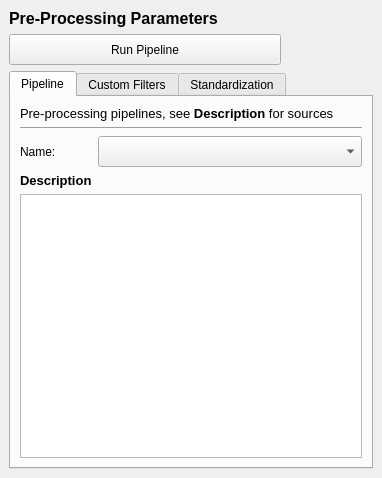
<?xml version="1.0" encoding="UTF-8"?>
<ui version="4.0">
 <class>DockWidgetProcessingInputs</class>
 <widget class="QDockWidget" name="DockWidgetProcessingInputs">
  <property name="geometry">
   <rect>
    <x>0</x>
    <y>0</y>
    <width>382</width>
    <height>478</height>
   </rect>
  </property>
  <property name="floating">
   <bool>false</bool>
  </property>
  <property name="windowTitle">
   <string>Signal Pre-Processing</string>
  </property>
  <widget class="QWidget" name="dockWidgetContents">
   <layout class="QGridLayout" name="gridLayout">
    <item row="2" column="0" colspan="4">
     <widget class="QScrollArea" name="scrollArea">
      <property name="frameShape">
       <enum>QFrame::Shape::NoFrame</enum>
      </property>
      <property name="widgetResizable">
       <bool>true</bool>
      </property>
      <widget class="QWidget" name="scrollAreaWidgetContents">
       <property name="geometry">
        <rect>
         <x>0</x>
         <y>0</y>
         <width>364</width>
         <height>372</height>
        </rect>
       </property>
       <layout class="QVBoxLayout" name="verticalLayout">
        <property name="leftMargin">
         <number>0</number>
        </property>
        <property name="topMargin">
         <number>0</number>
        </property>
        <property name="rightMargin">
         <number>0</number>
        </property>
        <property name="bottomMargin">
         <number>0</number>
        </property>
        <item>
         <widget class="QTabWidget" name="tab_widget_processing_inputs">
          <property name="sizePolicy">
           <sizepolicy hsizetype="Expanding" vsizetype="Preferred">
            <horstretch>0</horstretch>
            <verstretch>0</verstretch>
           </sizepolicy>
          </property>
          <property name="currentIndex">
           <number>0</number>
          </property>
          <widget class="QWidget" name="tab_processing_pipeline">
           <attribute name="title">
            <string>Pipeline</string>
           </attribute>
           <layout class="QGridLayout" name="gridLayout_3">
            <item row="7" column="0" colspan="2">
             <widget class="QTextBrowser" name="text_browser_pipeline_info"/>
            </item>
            <item row="2" column="0" colspan="2">
             <widget class="Line" name="line">
              <property name="orientation">
               <enum>Qt::Orientation::Horizontal</enum>
              </property>
             </widget>
            </item>
            <item row="4" column="0">
             <widget class="QLabel" name="label_5">
              <property name="sizePolicy">
               <sizepolicy hsizetype="Fixed" vsizetype="Preferred">
                <horstretch>0</horstretch>
                <verstretch>0</verstretch>
               </sizepolicy>
              </property>
              <property name="text">
               <string>Name:</string>
              </property>
             </widget>
            </item>
            <item row="1" column="0" colspan="2">
             <widget class="QLabel" name="label_3">
              <property name="text">
               <string>&lt;html&gt;&lt;head/&gt;&lt;body&gt;&lt;p&gt;&lt;span style=&quot; font-size:10pt;&quot;&gt;Pre-processing pipelines, see &lt;/span&gt;&lt;span style=&quot; font-size:10pt; font-weight:700;&quot;&gt;Description&lt;/span&gt;&lt;span style=&quot; font-size:10pt;&quot;&gt; for sources&lt;/span&gt;&lt;/p&gt;&lt;/body&gt;&lt;/html&gt;</string>
              </property>
              <property name="scaledContents">
               <bool>false</bool>
              </property>
              <property name="alignment">
               <set>Qt::AlignmentFlag::AlignLeading|Qt::AlignmentFlag::AlignLeft|Qt::AlignmentFlag::AlignTop</set>
              </property>
              <property name="wordWrap">
               <bool>true</bool>
              </property>
             </widget>
            </item>
            <item row="4" column="1">
             <widget class="QEnumComboBox" name="enum_combo_pipeline">
              <property name="sizePolicy">
               <sizepolicy hsizetype="Preferred" vsizetype="Preferred">
                <horstretch>0</horstretch>
                <verstretch>0</verstretch>
               </sizepolicy>
              </property>
              <property name="minimumSize">
               <size>
                <width>0</width>
                <height>31</height>
               </size>
              </property>
             </widget>
            </item>
            <item row="6" column="0">
             <widget class="QLabel" name="label_2">
              <property name="text">
               <string>&lt;html&gt;&lt;head/&gt;&lt;body&gt;&lt;p&gt;&lt;span style=&quot; font-size:10pt; font-weight:700;&quot;&gt;Description&lt;/span&gt;&lt;/p&gt;&lt;/body&gt;&lt;/html&gt;</string>
              </property>
             </widget>
            </item>
           </layout>
          </widget>
          <widget class="QWidget" name="tab_processing_filter">
           <attribute name="title">
            <string>Custom Filters</string>
           </attribute>
           <layout class="QGridLayout" name="gridLayout_4">
            <item row="4" column="0" colspan="2" alignment="Qt::AlignmentFlag::AlignTop">
             <widget class="QGroupBox" name="grp_box_filter_parameters">
              <property name="title">
               <string> Method Parameters </string>
              </property>
              <property name="alignment">
               <set>Qt::AlignmentFlag::AlignCenter</set>
              </property>
              <property name="flat">
               <bool>true</bool>
              </property>
              <layout class="QVBoxLayout" name="v_layout_grp_box_filter_parameters">
               <item>
                <widget class="QLabel" name="label_9">
                 <property name="sizePolicy">
                  <sizepolicy hsizetype="Preferred" vsizetype="Fixed">
                   <horstretch>0</horstretch>
                   <verstretch>0</verstretch>
                  </sizepolicy>
                 </property>
                 <property name="text">
                  <string>Filter Type:</string>
                 </property>
                </widget>
               </item>
               <item>
                <widget class="QEnumComboBox" name="enum_combo_filter_type">
                 <property name="sizePolicy">
                  <sizepolicy hsizetype="Preferred" vsizetype="Fixed">
                   <horstretch>0</horstretch>
                   <verstretch>0</verstretch>
                  </sizepolicy>
                 </property>
                 <property name="minimumSize">
                  <size>
                   <width>0</width>
                   <height>31</height>
                  </size>
                 </property>
                </widget>
               </item>
               <item>
                <widget class="QLabel" name="label_10">
                 <property name="sizePolicy">
                  <sizepolicy hsizetype="Preferred" vsizetype="Fixed">
                   <horstretch>0</horstretch>
                   <verstretch>0</verstretch>
                  </sizepolicy>
                 </property>
                 <property name="text">
                  <string>Filter Order</string>
                 </property>
                </widget>
               </item>
               <item>
                <widget class="QSpinBox" name="spin_box_filter_order">
                 <property name="sizePolicy">
                  <sizepolicy hsizetype="Minimum" vsizetype="Fixed">
                   <horstretch>0</horstretch>
                   <verstretch>0</verstretch>
                  </sizepolicy>
                 </property>
                 <property name="minimumSize">
                  <size>
                   <width>0</width>
                   <height>31</height>
                  </size>
                 </property>
                 <property name="frame">
                  <bool>false</bool>
                 </property>
                </widget>
               </item>
              </layout>
             </widget>
            </item>
            <item row="3" column="0">
             <widget class="QLabel" name="label_6">
              <property name="sizePolicy">
               <sizepolicy hsizetype="Fixed" vsizetype="Preferred">
                <horstretch>0</horstretch>
                <verstretch>0</verstretch>
               </sizepolicy>
              </property>
              <property name="text">
               <string>Filter Method:</string>
              </property>
             </widget>
            </item>
            <item row="3" column="1">
             <widget class="QEnumComboBox" name="enum_combo_filter_method">
              <property name="minimumSize">
               <size>
                <width>0</width>
                <height>31</height>
               </size>
              </property>
             </widget>
            </item>
            <item row="1" column="0" colspan="2">
             <widget class="Line" name="line_2">
              <property name="orientation">
               <enum>Qt::Orientation::Horizontal</enum>
              </property>
             </widget>
            </item>
            <item row="0" column="0" colspan="2">
             <widget class="QLabel" name="label_4">
              <property name="sizePolicy">
               <sizepolicy hsizetype="Preferred" vsizetype="Fixed">
                <horstretch>0</horstretch>
                <verstretch>0</verstretch>
               </sizepolicy>
              </property>
              <property name="text">
               <string>&lt;html&gt;&lt;head/&gt;&lt;body&gt;&lt;p&gt;&lt;span style=&quot; font-size:10pt;&quot;&gt;Apply a filter to the active section&lt;/span&gt;&lt;/p&gt;&lt;/body&gt;&lt;/html&gt;</string>
              </property>
              <property name="alignment">
               <set>Qt::AlignmentFlag::AlignLeading|Qt::AlignmentFlag::AlignLeft|Qt::AlignmentFlag::AlignTop</set>
              </property>
              <property name="wordWrap">
               <bool>false</bool>
              </property>
             </widget>
            </item>
           </layout>
          </widget>
          <widget class="QWidget" name="tab_processing_standardize">
           <attribute name="title">
            <string>Standardization</string>
           </attribute>
           <layout class="QGridLayout" name="gridLayout_5">
            <item row="1" column="0" colspan="2">
             <widget class="Line" name="line_3">
              <property name="orientation">
               <enum>Qt::Orientation::Horizontal</enum>
              </property>
             </widget>
            </item>
            <item row="4" column="0" colspan="2">
             <widget class="QTextBrowser" name="text_browser_standardize_info">
              <property name="html">
               <string>&lt;!DOCTYPE HTML PUBLIC &quot;-//W3C//DTD HTML 4.0//EN&quot; &quot;http://www.w3.org/TR/REC-html40/strict.dtd&quot;&gt;
&lt;html&gt;&lt;head&gt;&lt;meta name=&quot;qrichtext&quot; content=&quot;1&quot; /&gt;&lt;meta charset=&quot;utf-8&quot; /&gt;&lt;style type=&quot;text/css&quot;&gt;
p, li { white-space: pre-wrap; }
hr { height: 1px; border-width: 0; }
li.unchecked::marker { content: &quot;\2610&quot;; }
li.checked::marker { content: &quot;\2612&quot;; }
&lt;/style&gt;&lt;/head&gt;&lt;body style=&quot; font-family:'Segoe UI'; font-size:9pt; font-weight:400; font-style:normal;&quot;&gt;
&lt;p style=&quot; margin-top:0px; margin-bottom:0px; margin-left:0px; margin-right:0px; -qt-block-indent:0; text-indent:0px;&quot;&gt;Performs a standardization of data (Z-scoring), i.e., centering and scaling, so that the data is expressed in terms of standard deviation (i.e., mean = 0, SD = 1) or Median Absolute Deviance (median = 0, MAD = 1). The latter is more robust to outliers.&lt;/p&gt;
&lt;p style=&quot; margin-top:0px; margin-bottom:0px; margin-left:0px; margin-right:0px; -qt-block-indent:0; text-indent:0px;&quot;&gt;The rolling version of this standardization is available only for the standard deviation approach, since calculating rolling median's for signals with over 100k samples will take way too long.&lt;/p&gt;&lt;/body&gt;&lt;/html&gt;</string>
              </property>
             </widget>
            </item>
            <item row="0" column="0" colspan="2">
             <widget class="QLabel" name="label_7">
              <property name="text">
               <string>&lt;html&gt;&lt;head/&gt;&lt;body&gt;&lt;p&gt;&lt;span style=&quot; font-size:10pt;&quot;&gt;Standardize the current section's values via Z-Scoring&lt;/span&gt;&lt;/p&gt;&lt;/body&gt;&lt;/html&gt;</string>
              </property>
             </widget>
            </item>
            <item row="2" column="0">
             <widget class="QLabel" name="label_8">
              <property name="sizePolicy">
               <sizepolicy hsizetype="Fixed" vsizetype="Preferred">
                <horstretch>0</horstretch>
                <verstretch>0</verstretch>
               </sizepolicy>
              </property>
              <property name="text">
               <string>Standardize using:</string>
              </property>
             </widget>
            </item>
            <item row="3" column="0" colspan="2" alignment="Qt::AlignmentFlag::AlignTop">
             <widget class="QGroupBox" name="grp_box_standardize_rolling_window">
              <property name="sizePolicy">
               <sizepolicy hsizetype="Preferred" vsizetype="Maximum">
                <horstretch>0</horstretch>
                <verstretch>0</verstretch>
               </sizepolicy>
              </property>
              <property name="title">
               <string>Rolling Standardization </string>
              </property>
              <property name="flat">
               <bool>true</bool>
              </property>
              <property name="checkable">
               <bool>true</bool>
              </property>
              <property name="checked">
               <bool>false</bool>
              </property>
              <layout class="QVBoxLayout" name="v_layout_grp_box_standardize_rolling_window">
               <item>
                <widget class="QLabel" name="label_11">
                 <property name="locale">
                  <locale language="English" country="UnitedStates"/>
                 </property>
                 <property name="text">
                  <string>Window Size:</string>
                 </property>
                </widget>
               </item>
              </layout>
             </widget>
            </item>
            <item row="2" column="1">
             <widget class="QEnumComboBox" name="enum_combo_standardize_method">
              <property name="minimumSize">
               <size>
                <width>0</width>
                <height>31</height>
               </size>
              </property>
             </widget>
            </item>
           </layout>
          </widget>
         </widget>
        </item>
       </layout>
      </widget>
     </widget>
    </item>
    <item row="1" column="0" colspan="2">
     <widget class="QStackedWidget" name="stacked_apply_btns">
      <property name="sizePolicy">
       <sizepolicy hsizetype="Preferred" vsizetype="Fixed">
        <horstretch>0</horstretch>
        <verstretch>0</verstretch>
       </sizepolicy>
      </property>
      <property name="currentIndex">
       <number>0</number>
      </property>
      <widget class="QWidget" name="page_pipeline">
       <layout class="QVBoxLayout" name="verticalLayout_2">
        <property name="leftMargin">
         <number>0</number>
        </property>
        <property name="topMargin">
         <number>0</number>
        </property>
        <property name="rightMargin">
         <number>0</number>
        </property>
        <property name="bottomMargin">
         <number>0</number>
        </property>
        <item>
         <widget class="QPushButton" name="btn_run_pipeline">
          <property name="minimumSize">
           <size>
            <width>0</width>
            <height>31</height>
           </size>
          </property>
          <property name="text">
           <string>Run Pipeline</string>
          </property>
         </widget>
        </item>
       </layout>
      </widget>
      <widget class="QWidget" name="page_filter">
       <layout class="QVBoxLayout" name="verticalLayout_3">
        <property name="leftMargin">
         <number>0</number>
        </property>
        <property name="topMargin">
         <number>0</number>
        </property>
        <property name="rightMargin">
         <number>0</number>
        </property>
        <property name="bottomMargin">
         <number>0</number>
        </property>
        <item>
         <widget class="QPushButton" name="btn_apply_signal_filter">
          <property name="minimumSize">
           <size>
            <width>0</width>
            <height>31</height>
           </size>
          </property>
          <property name="text">
           <string>Apply Filter</string>
          </property>
         </widget>
        </item>
       </layout>
      </widget>
      <widget class="QWidget" name="page_standardize">
       <layout class="QVBoxLayout" name="verticalLayout_4">
        <property name="leftMargin">
         <number>0</number>
        </property>
        <property name="topMargin">
         <number>0</number>
        </property>
        <property name="rightMargin">
         <number>0</number>
        </property>
        <property name="bottomMargin">
         <number>0</number>
        </property>
        <item>
         <widget class="QPushButton" name="btn_apply_standardization">
          <property name="minimumSize">
           <size>
            <width>0</width>
            <height>31</height>
           </size>
          </property>
          <property name="text">
           <string>Apply Standardization</string>
          </property>
         </widget>
        </item>
       </layout>
      </widget>
     </widget>
    </item>
    <item row="1" column="2">
     <widget class="QPushButton" name="btn_reset_processing_inputs">
      <property name="sizePolicy">
       <sizepolicy hsizetype="Fixed" vsizetype="Fixed">
        <horstretch>0</horstretch>
        <verstretch>0</verstretch>
       </sizepolicy>
      </property>
      <property name="minimumSize">
       <size>
        <width>0</width>
        <height>31</height>
       </size>
      </property>
      <property name="toolTip">
       <string>Restore all input fields to their default values</string>
      </property>
      <property name="icon">
       <iconset resource="../resources/resources.qrc">
        <normaloff>:/icons/restore_defaults</normaloff>:/icons/restore_defaults</iconset>
      </property>
      <property name="flat">
       <bool>true</bool>
      </property>
     </widget>
    </item>
    <item row="1" column="3">
     <widget class="QPushButton" name="btn_reset_data">
      <property name="sizePolicy">
       <sizepolicy hsizetype="Fixed" vsizetype="Fixed">
        <horstretch>0</horstretch>
        <verstretch>0</verstretch>
       </sizepolicy>
      </property>
      <property name="minimumSize">
       <size>
        <width>0</width>
        <height>31</height>
       </size>
      </property>
      <property name="toolTip">
       <string>Discard currently applied processing and restore original signal values (for the current section)</string>
      </property>
      <property name="icon">
       <iconset resource="../resources/resources.qrc">
        <normaloff>:/icons/eraser</normaloff>:/icons/eraser</iconset>
      </property>
      <property name="flat">
       <bool>true</bool>
      </property>
     </widget>
    </item>
    <item row="0" column="0" colspan="4">
     <widget class="QLabel" name="label">
      <property name="sizePolicy">
       <sizepolicy hsizetype="Preferred" vsizetype="Fixed">
        <horstretch>0</horstretch>
        <verstretch>0</verstretch>
       </sizepolicy>
      </property>
      <property name="text">
       <string>&lt;html&gt;&lt;head/&gt;&lt;body&gt;&lt;p&gt;&lt;span style=&quot; font-size:12pt; font-weight:700;&quot;&gt;Pre-Processing Parameters&lt;/span&gt;&lt;/p&gt;&lt;/body&gt;&lt;/html&gt;</string>
      </property>
     </widget>
    </item>
   </layout>
  </widget>
 </widget>
 <customwidgets>
  <customwidget>
   <class>QEnumComboBox</class>
   <extends>QComboBox</extends>
   <header>superqt</header>
  </customwidget>
 </customwidgets>
 <resources>
  <include location="../resources/resources.qrc"/>
 </resources>
 <connections>
  <connection>
   <sender>tab_widget_processing_inputs</sender>
   <signal>currentChanged(int)</signal>
   <receiver>stacked_apply_btns</receiver>
   <slot>setCurrentIndex(int)</slot>
   <hints>
    <hint type="sourcelabel">
     <x>54</x>
     <y>91</y>
    </hint>
    <hint type="destinationlabel">
     <x>95</x>
     <y>608</y>
    </hint>
   </hints>
  </connection>
 </connections>
</ui>
